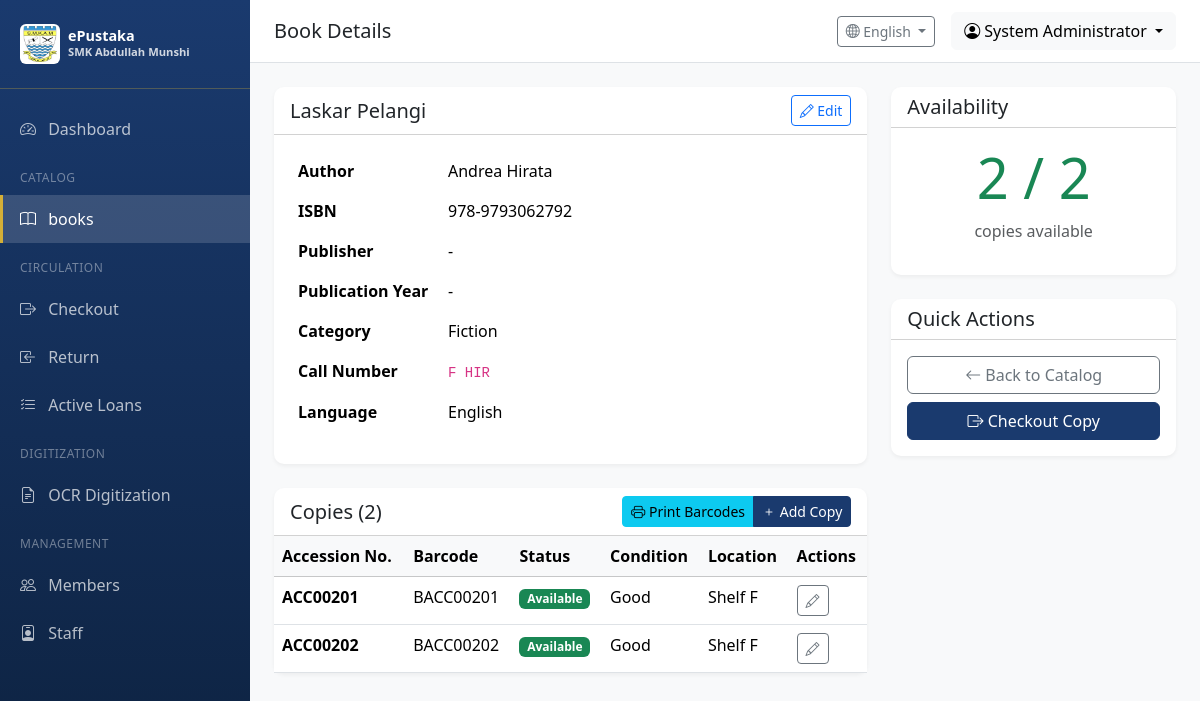
/catalog/book/2 (signed in), run on an earlier commit of the app's database.
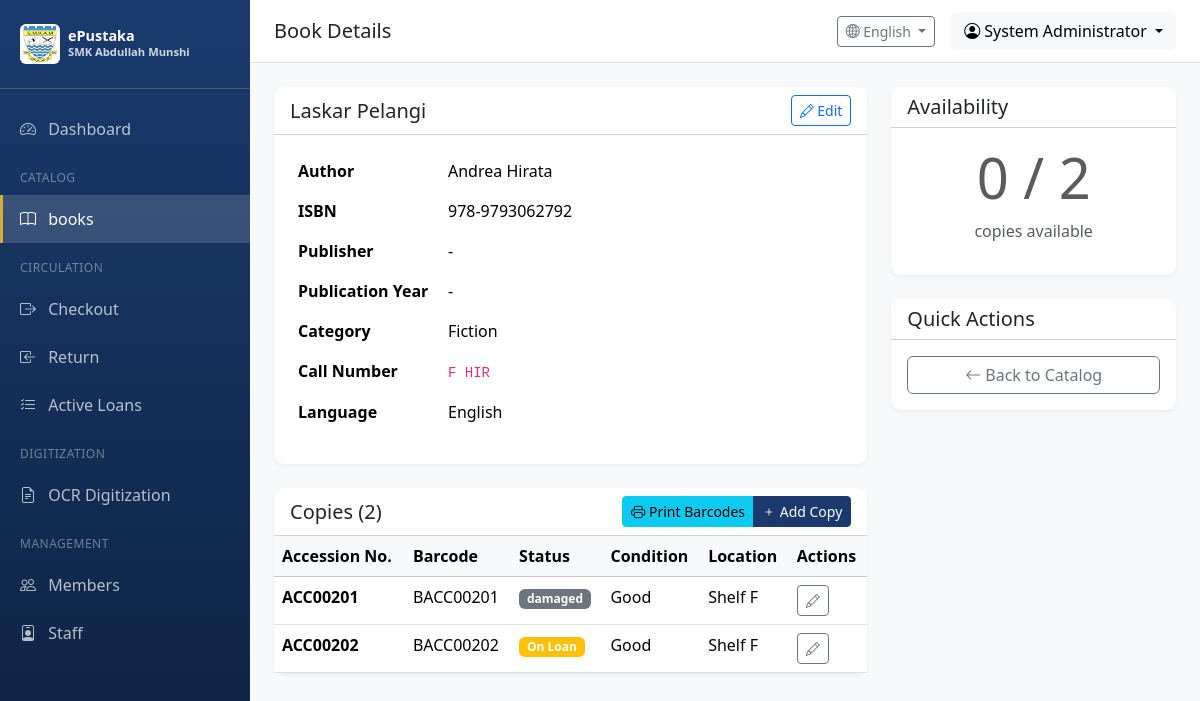
And on a later commit of the database.
### app/models/catalog.py (models this page shows, shortened)
class Book(db.Model):
    __tablename__ = 'books'
    id = db.Column(db.Integer, primary_key=True)
    title = db.Column(db.String(256), nullable=False, index=True)
    author = db.Column(db.String(256), index=True)
    isbn = db.Column(db.String(20), index=True)
    publisher = db.Column(db.String(128))
    publication_year = db.Column(db.Integer)
    edition = db.Column(db.String(32))
    category = db.Column(db.String(64), index=True)  # e.g., Fiction, Science, History
    call_number = db.Column(db.String(32), index=True)  # Library classification
    subject = db.Column(db.String(128))
    language = db.Column(db.String(32), default='Malay')
    description = db.Column(db.Text)
    page_count = db.Column(db.Integer)
    cover_image = db.Column(db.String(256))  # Path to cover image
    price = db.Column(db.Float)  # Book price for replacement/loss scenarios
    created_at = db.Column(db.DateTime, default=datetime.utcnow)
    updated_at = db.Column(db.DateTime, default=datetime.utcnow, onupdate=datetime.utcnow)
    copies = db.relationship('BookCopy', backref='book', lazy='dynamic', cascade='all, delete-orphan')
    @property
    def total_copies(self):
        return self.copies.count()
    @property
    def available_copies(self):
        return self.copies.filter(BookCopy.status == CopyStatus.AVAILABLE.value).count()

class BookCopy(db.Model):
    __tablename__ = 'book_copies'
    id = db.Column(db.Integer, primary_key=True)
    accession_number = db.Column(db.String(32), unique=True, nullable=False, index=True)
    barcode = db.Column(db.String(32), unique=True, index=True)
    status = db.Column(db.String(20), default=CopyStatus.AVAILABLE.value, index=True)
    condition = db.Column(db.String(32), default='Good')  # Good, Fair, Poor
    location = db.Column(db.String(64))  # Shelf location
    acquisition_date = db.Column(db.Date)
    acquisition_source = db.Column(db.String(64))  # Purchase, Donation, etc.
    price = db.Column(db.Float)
    notes = db.Column(db.Text)
    book_id = db.Column(db.Integer, db.ForeignKey('books.id'), nullable=False)
    created_at = db.Column(db.DateTime, default=datetime.utcnow)
    updated_at = db.Column(db.DateTime, default=datetime.utcnow, onupdate=datetime.utcnow)
    loans = db.relationship('Loan', backref='copy', lazy='dynamic')

### app/models/user.py (models this page shows, shortened)
class User(UserMixin, db.Model):
    __tablename__ = 'users'
    id = db.Column(db.Integer, primary_key=True)
    username = db.Column(db.String(64), unique=True, nullable=False, index=True)
    email = db.Column(db.String(120), unique=True, nullable=False, index=True)
    password_hash = db.Column(db.String(256), nullable=False)
    full_name = db.Column(db.String(128))
    is_active = db.Column(db.Boolean, default=True)
    role_id = db.Column(db.Integer, db.ForeignKey('roles.id'))
    created_at = db.Column(db.DateTime, default=datetime.utcnow)
    updated_at = db.Column(db.DateTime, default=datetime.utcnow, onupdate=datetime.utcnow)
    last_login = db.Column(db.DateTime)
    def can(self, perm):
        return self.role is not None and self.role.has_permission(perm)

### app/routes/catalog.py (the view)
@catalog_bp.route('/book/<int:book_id>')
@login_required
def view_book(book_id):
    book = Book.query.get_or_404(book_id)
    return render_template('catalog/view_book.html', book=book)

### app/templates/catalog/view_book.html (shortened to what this page needs)
{% extends "base.html" %}
{% block page_title %}Book Details{% endblock %}
{% block content %}
<div class="row">
    <div class="col-lg-8">
        <div class="card table-card mb-4">
            <div class="card-header bg-transparent d-flex justify-content-between align-items-center">
                <h5 class="mb-0">{{ book.title }}</h5>
                {% if current_user.can(8) %}
                <div>
                    <a href="{{ url_for('catalog.edit_book', book_id=book.id) }}" class="btn btn-sm btn-outline-primary">
                        <i class="bi bi-pencil"></i> Edit
                    </a>
                </div>
                {% endif %}
            </div>
            <div class="card-body">
                <table class="table table-borderless">
                    <tr><th width="150">Author</th><td>{{ book.author or '-' }}</td></tr>
                    <tr><th>ISBN</th><td>{{ book.isbn or '-' }}</td></tr>
                    <tr><th>Publisher</th><td>{{ book.publisher or '-' }}</td></tr>
                    <tr><th>Publication Year</th><td>{{ book.publication_year or '-' }}</td></tr>
                    <tr><th>Category</th><td>{{ book.category or '-' }}</td></tr>
                    <tr><th>Call Number</th><td><code>{{ book.call_number or '-' }}</code></td></tr>
                    <tr><th>Language</th><td>{{ book.language or '-' }}</td></tr>
                </table>
            </div>
        </div>
        <div class="card table-card">
            <div class="card-header bg-transparent d-flex justify-content-between align-items-center">
                <h5 class="mb-0">Copies ({{ book.total_copies }})</h5>
                <div class="btn-group" role="group">
                    {% if current_user.can(16) %}
                    {% if book.total_copies > 0 %}
                    <a href="{{ url_for('catalog.print_barcodes', book_id=book.id) }}" class="btn btn-sm btn-info">
                        <i class="bi bi-printer"></i> Print Barcodes
                    </a>
                    {% endif %}
                    <a href="{{ url_for('catalog.add_copy', book_id=book.id) }}" class="btn btn-sm btn-primary">
                        <i class="bi bi-plus"></i> Add Copy
                    </a>
                    {% endif %}
                </div>
            </div>
            <div class="card-body p-0">
                <div class="table-responsive">
                    <table class="table table-hover mb-0">
                        <thead class="table-light">
                            <tr>
                                <th>Accession No.</th>
                                <th>Barcode</th>
                                <th>Status</th>
                                <th>Condition</th>
                                <th>Location</th>
                                <th>Actions</th>
                            </tr>
                        </thead>
                        <tbody>
                            {% for copy in book.copies.all() %}
                            <tr>
                                <td><strong>{{ copy.accession_number }}</strong></td>
                                <td>{{ copy.barcode or '-' }}</td>
                                <td>
                                    {% if copy.status == 'available' %}
                                        <span class="badge bg-success">Available</span>
                                    {% elif copy.status == 'on_loan' %}
                                        <span class="badge bg-warning">On Loan</span>
                                    {% elif copy.status == 'lost' %}
                                        <span class="badge bg-danger">Lost</span>
                                    {% else %}
                                        <span class="badge bg-secondary">{{ copy.status }}</span>
                                    {% endif %}
                                </td>
                                <td>{{ copy.condition }}</td>
                                <td>{{ copy.location or '-' }}</td>
                                <td>
                                    {% if current_user.can(16) %}
                                    <a href="{{ url_for('catalog.edit_copy', copy_id=copy.id) }}" class="btn btn-sm btn-outline-secondary">
                                        <i class="bi bi-pencil"></i>
                                    </a>
                                    {% endif %}
                                </td>
                            </tr>
                            {% else %}
                            <tr>
                                <td colspan="6" class="text-center text-muted py-3">No copies registered</td>
                            </tr>
                            {% endfor %}
                        </tbody>
                    </table>
                </div>
            </div>
        </div>
    </div>
    <div class="col-lg-4">
        <div class="card table-card">
            <div class="card-header bg-transparent">
                <h5 class="mb-0">Availability</h5>
            </div>
            <div class="card-body text-center">
                <div class="display-4 mb-2 {% if book.available_copies > 0 %}text-success{% else %}text-muted{% endif %}">
                    {{ book.available_copies }} / {{ book.total_copies }}
                </div>
                <p class="text-muted">copies available</p>
            </div>
        </div>
        <div class="card table-card mt-4">
            <div class="card-header bg-transparent">
                <h5 class="mb-0">Quick Actions</h5>
            </div>
            <div class="card-body">
                <div class="d-grid gap-2">
                    <a href="{{ url_for('catalog.index') }}" class="btn btn-outline-secondary">
                        <i class="bi bi-arrow-left"></i> Back to Catalog
                    </a>
                    {% if book.available_copies > 0 %}
                    <a href="{{ url_for('circulation.checkout') }}" class="btn btn-primary">
                        <i class="bi bi-box-arrow-right"></i> Checkout Copy
                    </a>
                    {% endif %}
                </div>
            </div>
        </div>
    </div>
</div>
{% endblock %}

### app/templates/base.html (shortened to what this page needs)
<!DOCTYPE html>
<html lang="en">
<head>
    <link href="https://cdn.jsdelivr.net/npm/bootstrap@5.3.2/dist/css/bootstrap.min.css" rel="stylesheet">
    <link href="https://cdn.jsdelivr.net/npm/bootstrap-icons@1.11.1/font/bootstrap-icons.css" rel="stylesheet">
</head>
<body>
    {% if current_user.is_authenticated %}
    <nav class="sidebar">
        <div class="sidebar-brand">
            <div class="d-flex align-items-center">
                <img src="{{ url_for('static', filename='images/Lencana_Sekolah_Menengah_Kebangsaan_Abdullah_Munshi.jpg') }}"
                     alt="SMK Abdullah Munshi"
                     class="me-2 rounded"
                     style="width: 40px; height: 40px; object-fit: contain; background: white; padding: 2px;">
                <div>
                    <div style="font-size: 0.9rem; line-height: 1.2;">ePustaka</div>
                    <div style="font-size: 0.7rem; opacity: 0.8;">SMK Abdullah Munshi</div>
                </div>
            </div>
        </div>
        <ul class="nav flex-column">
            {% set is_member = current_user.__class__.__name__ == 'Member' %}
            {% if is_member %}
                {% set is_staff = current_user.member_type in ['Staff', 'Student Assistant', 'Librarian', 'Teacher'] %}
            {% else %}
                {% set is_staff = current_user.role and current_user.role.name != 'Student' %}
            {% endif %}
            {% if is_member and not is_staff %}
            <li class="sidebar-section">{{ t('student_portal') }}</li>
            <li class="nav-item">
                <a class="nav-link {% if request.endpoint == 'student.index' %}active{% endif %}" href="{{ url_for('student.index') }}">
                    <i class="bi bi-house"></i> {{ t('home') }}
                </a>
            </li>
            <li class="nav-item">
                <a class="nav-link {% if request.endpoint == 'student.search_books' %}active{% endif %}" href="{{ url_for('student.search_books') }}">
                    <i class="bi bi-search"></i> {{ t('search_books') }}
                </a>
            </li>
            <li class="nav-item">
                <a class="nav-link {% if request.endpoint == 'student.my_loans' %}active{% endif %}" href="{{ url_for('student.my_loans') }}">
                    <i class="bi bi-journal-bookmark"></i> {{ t('my_loans') }}
                </a>
            </li>
            <li class="nav-item">
                <a class="nav-link {% if request.endpoint == 'student.leaderboard' %}active{% endif %}" href="{{ url_for('student.leaderboard') }}">
                    <i class="bi bi-trophy"></i> {{ t('leaderboard') }}
                </a>
            </li>
            {% elif is_staff %}
            <li class="nav-item">
                <a class="nav-link {% if request.endpoint == 'main.dashboard' %}active{% endif %}" href="{{ url_for('main.dashboard') }}">
                    <i class="bi bi-speedometer2"></i> {{ t('dashboard') }}
                </a>
            </li>
            {% if current_user.can(1) or current_user.can(2) %}
            <li class="sidebar-section">{{ t('catalog') }}</li>
            <li class="nav-item">
                <a class="nav-link {% if 'catalog' in request.endpoint %}active{% endif %}" href="{{ url_for('catalog.index') }}">
                    <i class="bi bi-book"></i> {{ t('books') }}
                </a>
            </li>
            <li class="sidebar-section">{{ t('circulation') }}</li>
            <li class="nav-item">
                <a class="nav-link {% if request.endpoint == 'circulation.checkout' %}active{% endif %}" href="{{ url_for('circulation.checkout') }}">
                    <i class="bi bi-box-arrow-right"></i> {{ t('checkout') }}
                </a>
            </li>
            <li class="nav-item">
                <a class="nav-link {% if request.endpoint == 'circulation.return_book' %}active{% endif %}" href="{{ url_for('circulation.return_book') }}">
                    <i class="bi bi-box-arrow-in-left"></i> {{ t('return') }}
                </a>
            </li>
            <li class="nav-item">
                <a class="nav-link {% if request.endpoint == 'circulation.active_loans' %}active{% endif %}" href="{{ url_for('circulation.active_loans') }}">
                    <i class="bi bi-list-check"></i> {{ t('active_loans') }}
                </a>
            </li>
            {% endif %}
            {% if current_user.can(512) %}
            <li class="sidebar-section">{{ t('digitization') }}</li>
            <li class="nav-item">
                <a class="nav-link {% if 'ocr' in request.endpoint %}active{% endif %}" href="{{ url_for('ocr.index') }}">
                    <i class="bi bi-file-earmark-text"></i> {{ t('ocr_digitization') }}
                </a>
            </li>
            {% endif %}
            {% if current_user.can(128) %}
            <li class="sidebar-section">{{ t('management') }}</li>
            <li class="nav-item">
                <a class="nav-link {% if request.endpoint == 'users.member_list' %}active{% endif %}" href="{{ url_for('users.member_list') }}">
                    <i class="bi bi-people"></i> {{ t('members') }}
                </a>
            </li>
            {% endif %}
            {% if current_user.can(256) %}
            <li class="nav-item">
                <a class="nav-link {% if request.endpoint == 'users.staff_list' %}active{% endif %}" href="{{ url_for('users.staff_list') }}">
                    <i class="bi bi-person-badge"></i> {{ t('staff') }}
                </a>
            </li>
            {% endif %}
            {% endif %}
        </ul>
    </nav>
    <div class="main-content">
        <nav class="top-navbar d-flex justify-content-between align-items-center">
            <div>
                <h5 class="mb-0">{% block page_title %}{{ t('dashboard') }}{% endblock %}</h5>
            </div>
            <div class="d-flex align-items-center gap-3">
                <div class="dropdown">
                    <button class="btn btn-outline-secondary btn-sm dropdown-toggle" type="button" data-bs-toggle="dropdown">
                        <i class="bi bi-globe2"></i> {{ languages.get(current_language, 'English') }}
                    </button>
                </div>
                <div class="dropdown">
                    <button class="btn btn-light dropdown-toggle" type="button" data-bs-toggle="dropdown">
                        <i class="bi bi-person-circle"></i> {{ current_user.full_name or current_user.username }}
                    </button>
                </div>
            </div>
        </nav>
        <div class="content-wrapper">
            {% block content %}{% endblock %}
        </div>
    </div>
    {% else %}
    {% block public_content %}{% endblock %}
    {% endif %}
</body>
</html>

What changed in the data, as far as the page shows it:
changed BookCopy "ACC00201": status (not shown) → "damaged"; no longer shows "Available"
changed BookCopy "ACC00202": status "Available" → "On Loan"
Also different on the page:
{{ book.available_copies }}: "2" → "0"
text no longer shown: "Checkout Copy"
